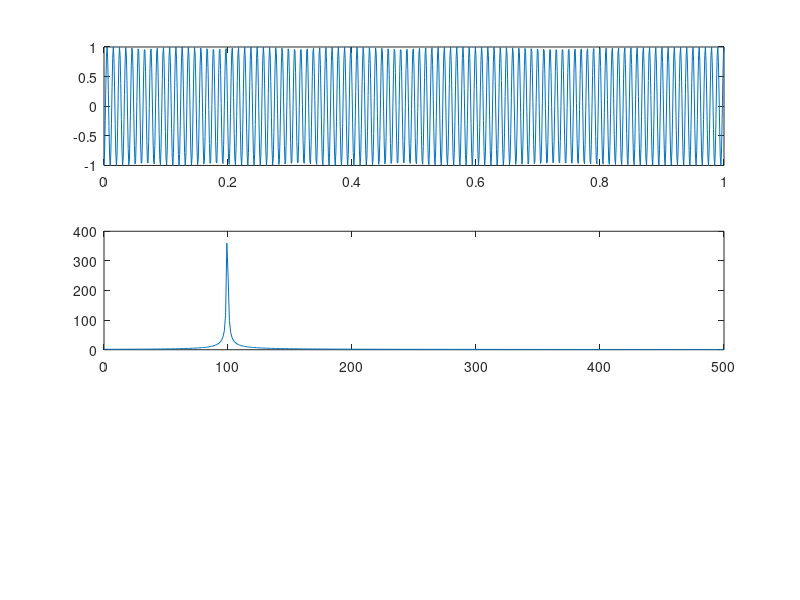

Here is the MATLAB script that generated this plot: (Note: this script raises an error after producing the figure.)

function fft_fit

clear global signal
global signal

fs= 1e+3;
dt= 1/fs;
tmax = 1;
t = 0:dt:tmax;

a1      = 1;
PHI1    = 185/180 * pi;
f1      = 100;


x = real(a1 * exp(1i*(2*pi*f1*t + PHI1))); 
x = a1 * cos(2*pi*f1*t + PHI1); 

% deliberateyly introduce freqency blur - ie. ramp frequency over interval
ft = 99 + t/2;
Nt = length(t);
for i=1:Nt
    x(i) = a1 * cos(2*pi*ft(i)*t(i) + PHI1);
end;


% choose frequency window length to EXACTLY correspond bin driving frequency
Nwin = length(t);
win  = boxcar(Nwin-1); % Hamming and Hann windows cause phase lag/advance
win  = boxcar(Nwin-32); 
Nwin = length(win);

for i=1:Nwin
    xwin(i) = x(i)* win(i);
end

X = fft(xwin,Nwin);
f = fs * (0:fix(Nwin/2))/Nwin
Nf= length(f)

figure; hold on;
subplot(3,1,1);
plot(t, real(x));

subplot(3,1,2);
plot(f, abs(X(1:Nf))); hold on;

% ==============================================================
% global signal
ffit = 1;

if ffit 

    Y.f = f;
    Y.X = X;
    sigma   = 10e+0;
    [a,i_pk]= max(abs(Y.X))
    df      = Y.f(2) - Y.f(1);
    i_min   = min(find(Y.f > Y.f(i_pk) - 2*sigma));
    i_max   = max(find(Y.f < Y.f(i_pk) + 2*sigma));
    Nwfit   = i_max-i_min+1;

    xfit(1) = Y.f(i_pk);
    xfit(2) = sigma/4;
    xfit(3) = abs(Y.X(i_pk));

    for i=1:Nwfit
        signal.f(i)    = Y.f(i+i_min);
        signal.Xmag(i) = abs(Y.X(i+i_min));
    end;

    gaussfit_res(xfit)

    OPTIONS = OPTIMSET('MaxIter', 100, 'MaxFunEvals', 1e+5, 'TolFun', 1e-6,'Display', 'iter');  
    xfit = fminsearch(@gaussfit_res, xfit, OPTIONS)

    for i=1:Nwfit
        signal.Xmag_trial(i) = xfit(3)*exp(-(signal.f(i)-xfit(1))^2/(2* xfit(2)^2));
    end;
    plot(signal.f, signal.Xmag_trial,'k-'); hold on;
    text(x(1), 2*x(3),['mu = ',num2str(xfit(1)),', sigma = ',num2str(xfit(2))]);

end
% ==============================================================

[Xmax, imax] = max(abs(X));
f1      = xfit(1);
df      = f1 - f(imax);
delta_f = f(imax) - f(imax-1);
delta_f = abs(xfit(2));
ph_adv  = df * tmax/2 * 2 * pi;         % average phase advance of f1 wrt f(imax) over window
ph_delta= delta_f * tmax/4 * 2 * pi;    % maximum average phase advance of f1 wrt f(imax) over window

subplot(3,1,3);
plot(f,(angle(X(1:Nf))-ph_adv)/pi*180); hold on
errorbar(f,(angle(X(1:Nf))-ph_adv)/pi*180, ph_delta/pi*180 * ones(Nf,1)); hold on



return



% residue function =====================================================
function [res]=gaussfit_res(x)

global signal

Nw = size(signal.f, 2);
res= 0;
for i=1:Nw
    signal.Xmag_trial(i) = x(3)*exp(-(signal.f(i)-x(1))^2/(2* x(2)^2));
    res = res + abs(signal.Xmag_trial(i)- signal.Xmag(i))^2;
end;

return;
